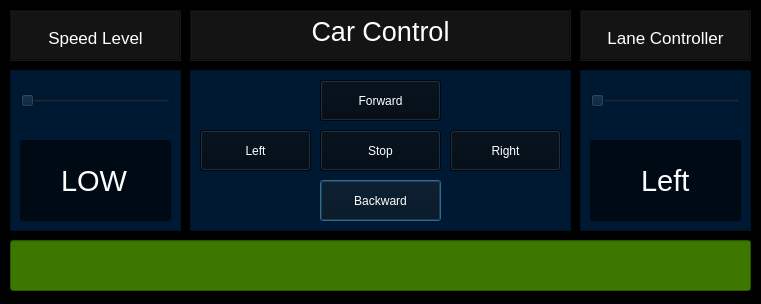
<?xml version="1.0" encoding="UTF-8"?>
<ui version="4.0">
 <class>Dialog</class>
 <widget class="QDialog" name="Dialog">
  <property name="geometry">
   <rect>
    <x>0</x>
    <y>0</y>
    <width>761</width>
    <height>304</height>
   </rect>
  </property>
  <property name="windowTitle">
   <string>Dialog</string>
  </property>
  <property name="styleSheet">
   <string notr="true">background-color: rgb(0, 0, 0);
color: rgb(255, 255, 255);</string>
  </property>
  <widget class="QFrame" name="frame">
   <property name="geometry">
    <rect>
     <x>10</x>
     <y>70</y>
     <width>171</width>
     <height>161</height>
    </rect>
   </property>
   <property name="styleSheet">
    <string notr="true">color: rgb(255, 255, 255);
background-color: rgb(0, 25, 50);</string>
   </property>
   <property name="frameShape">
    <enum>QFrame::StyledPanel</enum>
   </property>
   <property name="frameShadow">
    <enum>QFrame::Raised</enum>
   </property>
   <widget class="QSlider" name="speedslider">
    <property name="geometry">
     <rect>
      <x>10</x>
      <y>10</y>
      <width>151</width>
      <height>41</height>
     </rect>
    </property>
    <property name="minimum">
     <number>130</number>
    </property>
    <property name="maximum">
     <number>230</number>
    </property>
    <property name="singleStep">
     <number>50</number>
    </property>
    <property name="pageStep">
     <number>50</number>
    </property>
    <property name="value">
     <number>130</number>
    </property>
    <property name="tracking">
     <bool>true</bool>
    </property>
    <property name="orientation">
     <enum>Qt::Horizontal</enum>
    </property>
    <property name="tickPosition">
     <enum>QSlider::NoTicks</enum>
    </property>
    <property name="tickInterval">
     <number>0</number>
    </property>
   </widget>
   <widget class="QLineEdit" name="speeddisplay">
    <property name="geometry">
     <rect>
      <x>10</x>
      <y>70</y>
      <width>151</width>
      <height>81</height>
     </rect>
    </property>
    <property name="font">
     <font>
      <pointsize>22</pointsize>
     </font>
    </property>
    <property name="styleSheet">
     <string notr="true">background-color: rgb(0, 10, 20);</string>
    </property>
    <property name="text">
     <string>LOW</string>
    </property>
    <property name="alignment">
     <set>Qt::AlignCenter</set>
    </property>
    <property name="readOnly">
     <bool>true</bool>
    </property>
   </widget>
  </widget>
  <widget class="QTextEdit" name="textEdit">
   <property name="geometry">
    <rect>
     <x>10</x>
     <y>10</y>
     <width>171</width>
     <height>51</height>
    </rect>
   </property>
   <property name="styleSheet">
    <string notr="true">background-color: rgb(20, 20, 20);
color:rgb(255,255,255)</string>
   </property>
   <property name="frameShape">
    <enum>QFrame::Box</enum>
   </property>
   <property name="readOnly">
    <bool>true</bool>
   </property>
   <property name="html">
    <string>&lt;!DOCTYPE HTML PUBLIC &quot;-//W3C//DTD HTML 4.0//EN&quot; &quot;http://www.w3.org/TR/REC-html40/strict.dtd&quot;&gt;
&lt;html&gt;&lt;head&gt;&lt;meta name=&quot;qrichtext&quot; content=&quot;1&quot; /&gt;&lt;style type=&quot;text/css&quot;&gt;
p, li { white-space: pre-wrap; }
&lt;/style&gt;&lt;/head&gt;&lt;body style=&quot; font-family:'Ubuntu'; font-size:11pt; font-weight:400; font-style:normal;&quot;&gt;
&lt;p align=&quot;center&quot; style=&quot; margin-top:0px; margin-bottom:0px; margin-left:0px; margin-right:0px; -qt-block-indent:0; text-indent:0px;&quot;&gt;&lt;span style=&quot; font-size:20pt; vertical-align:sub;&quot;&gt;Speed Level&lt;/span&gt;&lt;/p&gt;&lt;/body&gt;&lt;/html&gt;</string>
   </property>
  </widget>
  <widget class="QTextEdit" name="textEdit_2">
   <property name="geometry">
    <rect>
     <x>190</x>
     <y>10</y>
     <width>381</width>
     <height>51</height>
    </rect>
   </property>
   <property name="styleSheet">
    <string notr="true">background-color: rgb(20, 20, 20);
color:rgb(255,255,255)</string>
   </property>
   <property name="frameShape">
    <enum>QFrame::Box</enum>
   </property>
   <property name="frameShadow">
    <enum>QFrame::Sunken</enum>
   </property>
   <property name="readOnly">
    <bool>true</bool>
   </property>
   <property name="html">
    <string>&lt;!DOCTYPE HTML PUBLIC &quot;-//W3C//DTD HTML 4.0//EN&quot; &quot;http://www.w3.org/TR/REC-html40/strict.dtd&quot;&gt;
&lt;html&gt;&lt;head&gt;&lt;meta name=&quot;qrichtext&quot; content=&quot;1&quot; /&gt;&lt;style type=&quot;text/css&quot;&gt;
p, li { white-space: pre-wrap; }
&lt;/style&gt;&lt;/head&gt;&lt;body style=&quot; font-family:'Ubuntu'; font-size:11pt; font-weight:400; font-style:normal;&quot;&gt;
&lt;p align=&quot;center&quot; style=&quot; margin-top:0px; margin-bottom:0px; margin-left:0px; margin-right:0px; -qt-block-indent:0; text-indent:0px;&quot;&gt;&lt;span style=&quot; font-size:20pt;&quot;&gt;Car Control&lt;/span&gt;&lt;/p&gt;&lt;/body&gt;&lt;/html&gt;</string>
   </property>
  </widget>
  <widget class="QFrame" name="frame_2">
   <property name="geometry">
    <rect>
     <x>190</x>
     <y>70</y>
     <width>381</width>
     <height>161</height>
    </rect>
   </property>
   <property name="styleSheet">
    <string notr="true">color: rgb(255, 255, 255);
background-color: rgb(0, 25, 50);</string>
   </property>
   <property name="frameShape">
    <enum>QFrame::StyledPanel</enum>
   </property>
   <property name="frameShadow">
    <enum>QFrame::Raised</enum>
   </property>
   <widget class="QPushButton" name="backwardbutton">
    <property name="geometry">
     <rect>
      <x>130</x>
      <y>110</y>
      <width>121</width>
      <height>41</height>
     </rect>
    </property>
    <property name="styleSheet">
     <string notr="true">background-color: rgb(0, 10, 20);</string>
    </property>
    <property name="text">
     <string>Backward</string>
    </property>
   </widget>
   <widget class="QPushButton" name="stopbutton">
    <property name="geometry">
     <rect>
      <x>130</x>
      <y>60</y>
      <width>121</width>
      <height>41</height>
     </rect>
    </property>
    <property name="styleSheet">
     <string notr="true">background-color: rgb(0, 10, 20);</string>
    </property>
    <property name="text">
     <string>Stop</string>
    </property>
   </widget>
   <widget class="QPushButton" name="rightbutton">
    <property name="geometry">
     <rect>
      <x>260</x>
      <y>60</y>
      <width>111</width>
      <height>41</height>
     </rect>
    </property>
    <property name="styleSheet">
     <string notr="true">background-color: rgb(0, 10, 20);</string>
    </property>
    <property name="text">
     <string>Right</string>
    </property>
   </widget>
   <widget class="QPushButton" name="forwardbutton">
    <property name="geometry">
     <rect>
      <x>130</x>
      <y>10</y>
      <width>121</width>
      <height>41</height>
     </rect>
    </property>
    <property name="styleSheet">
     <string notr="true">background-color: rgb(0, 10, 20);</string>
    </property>
    <property name="text">
     <string>Forward</string>
    </property>
   </widget>
   <widget class="QPushButton" name="leftbutton">
    <property name="geometry">
     <rect>
      <x>10</x>
      <y>60</y>
      <width>111</width>
      <height>41</height>
     </rect>
    </property>
    <property name="styleSheet">
     <string notr="true">background-color: rgb(0, 10, 20);</string>
    </property>
    <property name="text">
     <string>Left</string>
    </property>
   </widget>
  </widget>
  <widget class="QLineEdit" name="safetystatus">
   <property name="geometry">
    <rect>
     <x>10</x>
     <y>240</y>
     <width>741</width>
     <height>51</height>
    </rect>
   </property>
   <property name="styleSheet">
    <string notr="true">font: 75 24pt &quot;Verdana&quot;;
font-color: rgb(255, 255, 255);
background-color: rgb(60, 120, 0);
color: rgb(255, 255, 255);
</string>
   </property>
   <property name="text">
    <string/>
   </property>
   <property name="alignment">
    <set>Qt::AlignCenter</set>
   </property>
   <property name="readOnly">
    <bool>true</bool>
   </property>
  </widget>
  <widget class="QFrame" name="frame_3">
   <property name="geometry">
    <rect>
     <x>580</x>
     <y>70</y>
     <width>171</width>
     <height>161</height>
    </rect>
   </property>
   <property name="styleSheet">
    <string notr="true">color: rgb(255, 255, 255);
background-color: rgb(0, 25, 50);</string>
   </property>
   <property name="frameShape">
    <enum>QFrame::StyledPanel</enum>
   </property>
   <property name="frameShadow">
    <enum>QFrame::Raised</enum>
   </property>
   <widget class="QSlider" name="laneslider">
    <property name="geometry">
     <rect>
      <x>10</x>
      <y>10</y>
      <width>151</width>
      <height>41</height>
     </rect>
    </property>
    <property name="minimum">
     <number>0</number>
    </property>
    <property name="maximum">
     <number>1</number>
    </property>
    <property name="singleStep">
     <number>1</number>
    </property>
    <property name="pageStep">
     <number>1</number>
    </property>
    <property name="value">
     <number>0</number>
    </property>
    <property name="sliderPosition">
     <number>0</number>
    </property>
    <property name="tracking">
     <bool>true</bool>
    </property>
    <property name="orientation">
     <enum>Qt::Horizontal</enum>
    </property>
    <property name="invertedAppearance">
     <bool>false</bool>
    </property>
    <property name="invertedControls">
     <bool>false</bool>
    </property>
    <property name="tickPosition">
     <enum>QSlider::NoTicks</enum>
    </property>
    <property name="tickInterval">
     <number>0</number>
    </property>
   </widget>
   <widget class="QLineEdit" name="lanedisplay">
    <property name="geometry">
     <rect>
      <x>10</x>
      <y>70</y>
      <width>151</width>
      <height>81</height>
     </rect>
    </property>
    <property name="font">
     <font>
      <pointsize>22</pointsize>
     </font>
    </property>
    <property name="styleSheet">
     <string notr="true">background-color: rgb(0, 10, 20);</string>
    </property>
    <property name="text">
     <string>Left</string>
    </property>
    <property name="alignment">
     <set>Qt::AlignCenter</set>
    </property>
    <property name="readOnly">
     <bool>true</bool>
    </property>
   </widget>
  </widget>
  <widget class="QTextEdit" name="textEdit_3">
   <property name="geometry">
    <rect>
     <x>580</x>
     <y>10</y>
     <width>171</width>
     <height>51</height>
    </rect>
   </property>
   <property name="styleSheet">
    <string notr="true">background-color: rgb(20, 20, 20);
color:rgb(255,255,255)</string>
   </property>
   <property name="frameShape">
    <enum>QFrame::Box</enum>
   </property>
   <property name="readOnly">
    <bool>true</bool>
   </property>
   <property name="html">
    <string>&lt;!DOCTYPE HTML PUBLIC &quot;-//W3C//DTD HTML 4.0//EN&quot; &quot;http://www.w3.org/TR/REC-html40/strict.dtd&quot;&gt;
&lt;html&gt;&lt;head&gt;&lt;meta name=&quot;qrichtext&quot; content=&quot;1&quot; /&gt;&lt;style type=&quot;text/css&quot;&gt;
p, li { white-space: pre-wrap; }
&lt;/style&gt;&lt;/head&gt;&lt;body style=&quot; font-family:'Ubuntu'; font-size:11pt; font-weight:400; font-style:normal;&quot;&gt;
&lt;p align=&quot;center&quot; style=&quot; margin-top:0px; margin-bottom:0px; margin-left:0px; margin-right:0px; -qt-block-indent:0; text-indent:0px;&quot;&gt;&lt;span style=&quot; font-size:20pt; vertical-align:sub;&quot;&gt;Lane Controller&lt;/span&gt;&lt;/p&gt;&lt;/body&gt;&lt;/html&gt;</string>
   </property>
  </widget>
 </widget>
 <resources/>
 <connections/>
</ui>
